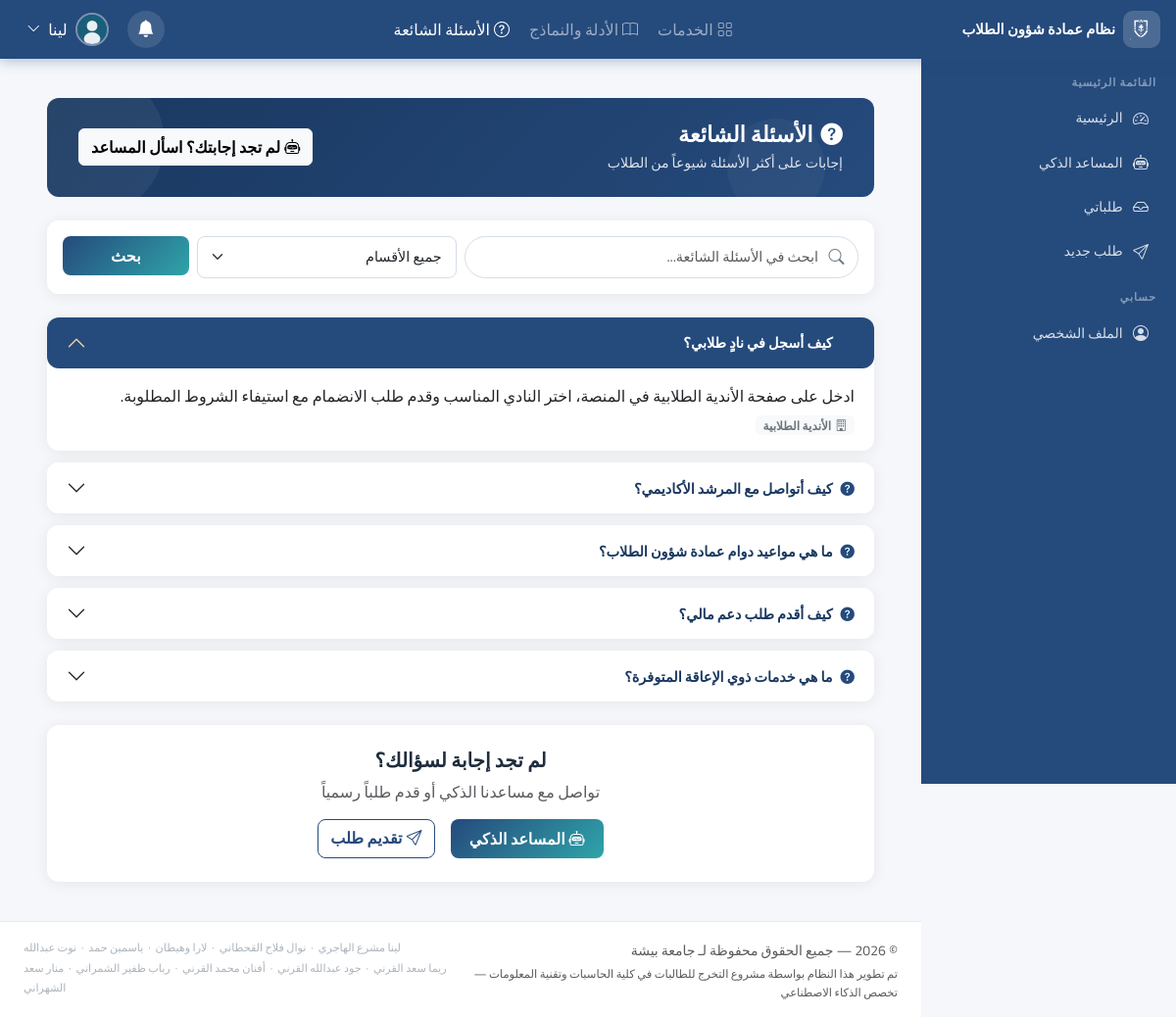
The page /student/faq.php (signed in) on the database its author committed.
### tables this page shows
CREATE TABLE `system_settings` (
  `id` int(10) UNSIGNED NOT NULL,
  `setting_key` varchar(100) NOT NULL,
  `setting_value` text DEFAULT NULL,
  `updated_at` datetime DEFAULT current_timestamp() ON UPDATE current_timestamp()
);

CREATE TABLE `faq` (
  `id` int(10) UNSIGNED NOT NULL,
  `question` text NOT NULL,
  `answer` text NOT NULL,
  `service_id` int(10) UNSIGNED DEFAULT NULL,
  `department_id` int(10) UNSIGNED DEFAULT NULL,
  `keywords` text DEFAULT NULL,
  `sort_order` int(11) DEFAULT 0,
  `status` enum('published','draft','archived') DEFAULT 'published',
  `created_by` int(10) UNSIGNED DEFAULT NULL,
  `created_at` datetime DEFAULT current_timestamp(),
  `updated_at` datetime DEFAULT current_timestamp() ON UPDATE current_timestamp()
);

CREATE TABLE `departments` (
  `id` int(10) UNSIGNED NOT NULL,
  `title` varchar(150) NOT NULL,
  `description` text DEFAULT NULL,
  `status` enum('active','inactive') DEFAULT 'active'
);

### includes/db.php (called while the page is built, shortened)
<?php
try {
    $dsn = "mysql:host=" . DB_HOST . ";dbname=" . DB_NAME . ";charset=" . DB_CHARSET;
    $pdo = new PDO($dsn, DB_USER, DB_PASS, [
        PDO::ATTR_ERRMODE            => PDO::ERRMODE_EXCEPTION,
        PDO::ATTR_DEFAULT_FETCH_MODE => PDO::FETCH_ASSOC,
        PDO::ATTR_EMULATE_PREPARES   => false,
    ]);
} catch (PDOException $e) {
    die(json_encode(['error' => 'فشل الاتصال بقاعدة البيانات: ' . $e->getMessage()]));
}
function getSetting(string $key, string $default = ''): string {
    global $pdo;
    $stmt = $pdo->prepare("SELECT setting_value FROM system_settings WHERE setting_key = ?");
    $stmt->execute([$key]);
    $row = $stmt->fetch();
    return $row ? (string)$row['setting_value'] : $default;
}

### includes/functions.php (called while the page is built, shortened)
<?php
function clean(string $input): string {
    return htmlspecialchars(strip_tags(trim($input)), ENT_QUOTES, 'UTF-8');
}
function getUserAvatar(string $imagePath = '', string $gender = 'male'): string {
    return '/STD/assets/images/' . ($gender === 'female' ? 'avatar-female.svg' : 'avatar-male.svg');
}

### student/faq.php (the view, shortened to what this page needs)
<?php
require_once __DIR__ . '/../includes/db.php';
require_once __DIR__ . '/../includes/functions.php';
$search    = clean($_GET['q'] ?? '');
$params = [];
$where  = ["f.status = 'published'"];
$stmt = $pdo->prepare("
    SELECT f.*, d.title as dept_title, s.title as service_title
    FROM faq f
    LEFT JOIN departments d ON d.id = f.department_id
    LEFT JOIN services s ON s.id = f.service_id
    WHERE " . implode(' AND ', $where) . "
    ORDER BY f.sort_order ASC, f.id ASC
");
$stmt->execute($params);
$faqs = $stmt->fetchAll();
require_once __DIR__ . '/../includes/header.php';
?>
<div class="container-fluid px-4 py-3">
    <div class="page-header">
        <div class="row align-items-center">
            <div class="col">
                <h1><i class="bi bi-question-circle-fill me-2"></i>الأسئلة الشائعة</h1>
                <p>إجابات على أكثر الأسئلة شيوعاً من الطلاب</p>
            </div>
            <div class="col-auto">
                <a href="/STD/student/chatbot.php" class="btn btn-light fw-bold">
                    <i class="bi bi-robot me-1"></i>لم تجد إجابتك؟ اسأل المساعد
                </a>
            </div>
        </div>
    </div>
    <div class="std-card p-3 mb-4">
        <form method="GET" class="row g-2">
            <div class="col-md-6">
                <div class="search-bar">
                    <input type="text" name="q" class="form-control" placeholder="ابحث في الأسئلة الشائعة..." value="<?= htmlspecialchars($search) ?>">
                    <i class="bi bi-search search-icon"></i>
                </div>
            </div>
            <div class="col-md-4">
                <select name="dept" class="form-select">
                    <option value="0">جميع الأقسام</option>
                </select>
            </div>
            <div class="col-md-2">
                <button type="submit" class="btn btn-primary w-100">بحث</button>
            </div>
        </form>
    </div>
    <?php if (empty($faqs)): ?>
        <div class="empty-state">
            <div class="empty-state-icon"><i class="bi bi-question-circle"></i></div>
            <h5>لا توجد أسئلة مطابقة</h5>
            <p>جرب البحث بكلمات مختلفة أو تواصل مع المساعد الذكي</p>
            <a href="/STD/student/chatbot.php" class="btn btn-primary"><i class="bi bi-robot me-1"></i>المساعد الذكي</a>
        </div>
    <?php else: ?>
        <div class="accordion faq-accordion" id="faqAccordion">
            <?php foreach ($faqs as $i => $faq): ?>
            <div class="accordion-item">
                <h2 class="accordion-header">
                    <button class="accordion-button <?= $i > 0 ? 'collapsed' : '' ?>" type="button"
                            data-bs-toggle="collapse" data-bs-target="#faq<?= $faq['id'] ?>">
                        <i class="bi bi-question-circle-fill me-2 text-primary"></i>
                        <?= htmlspecialchars($faq['question']) ?>
                    </button>
                </h2>
                <div id="faq<?= $faq['id'] ?>" class="accordion-collapse collapse <?= $i === 0 ? 'show' : '' ?>"
                     data-bs-parent="#faqAccordion">
                    <div class="accordion-body">
                        <p class="mb-2"><?= nl2br(htmlspecialchars($faq['answer'])) ?></p>
                        <div class="d-flex gap-2 flex-wrap mt-2">
                            <?php if ($faq['dept_title']): ?>
                                <span class="badge bg-light text-secondary"><i class="bi bi-building me-1"></i><?= htmlspecialchars($faq['dept_title']) ?></span>
                            <?php endif; ?>
                        </div>
                    </div>
                </div>
            </div>
            <?php endforeach; ?>
        </div>
    <?php endif; ?>
    <div class="std-card p-4 mt-4 text-center">
        <h5 class="fw-bold mb-2">لم تجد إجابة لسؤالك؟</h5>
        <p class="text-muted mb-3">تواصل مع مساعدنا الذكي أو قدم طلباً رسمياً</p>
        <div class="d-flex justify-content-center gap-3">
            <a href="/STD/student/chatbot.php" class="btn btn-primary">
                <i class="bi bi-robot me-1"></i>المساعد الذكي
            </a>
            <a href="/STD/student/new_request.php" class="btn btn-outline-primary">
                <i class="bi bi-send me-1"></i>تقديم طلب
            </a>
        </div>
    </div>
</div>
<?php require_once __DIR__ . '/../includes/footer.php'; ?>

### includes/header.php (shortened to what this page needs)
<?php
$siteName = getSetting('site_name', 'نظام شؤون الطلاب');
$siteLogo = getSetting('site_logo', '');
$userType  = $_SESSION['user_type'] ?? '';
$userId    = (int)($_SESSION['user_id'] ?? 0);
$fullName  = $_SESSION['full_name'] ?? '';
$prefix = '/STD';
$dashLink = match($userType) {
    'student'          => "$prefix/student/dashboard.php",
    'admin'            => "$prefix/admin/dashboard.php",
    'manager'          => "$prefix/manager/dashboard.php",
    'academic_advisor' => "$prefix/advisor/dashboard.php",
    default            => "$prefix/login.php",
};
$hasSidebar = in_array($userType, ['admin', 'manager', 'student', 'academic_advisor']);
?>
<!DOCTYPE html>
<html lang="ar" dir="rtl">
<head>
    <link rel="stylesheet" href="https://cdn.jsdelivr.net/npm/bootstrap@5.3.3/dist/css/bootstrap.rtl.min.css">
    <link rel="stylesheet" href="https://cdn.jsdelivr.net/npm/bootstrap-icons@1.11.3/font/bootstrap-icons.min.css">
    <link rel="stylesheet" href="<?= $prefix ?>/assets/css/style.css?v=<?= filemtime($_SERVER['DOCUMENT_ROOT'].'/STD/assets/css/style.css') ?>">
</head>
<body class="<?= $userType ?>-layout">
<nav class="std-navbar navbar navbar-expand-lg navbar-dark">
    <div class="container-fluid px-3 gap-2">
        <a class="d-flex align-items-center gap-2 text-decoration-none" href="<?= $dashLink ?>">
            <div class="brand-icon">
                <?php if ($siteLogo): ?>
                    <img src="/STD/assets/uploads/<?= htmlspecialchars($siteLogo) ?>" alt="<?= htmlspecialchars($siteName) ?>" style="width:36px;height:36px;object-fit:contain;border-radius:6px;">
                <?php else: ?>
                    <i class="bi bi-mortarboard-fill"></i>
                <?php endif; ?>
            </div>
            <span class="brand-title d-none d-sm-block"><?= htmlspecialchars($siteName) ?></span>
        </a>
        <?php if ($userType === 'student'): ?>
        <ul class="navbar-nav flex-row gap-1 mx-auto d-none d-lg-flex">
            <?php
            $quickNav = [
                ['/student/services', 'bi-grid',            'الخدمات'],
                ['/student/guides',   'bi-book',            'الأدلة والنماذج'],
                ['/student/faq',      'bi-question-circle', 'الأسئلة الشائعة'],
            ];
            foreach ($quickNav as [$path, $icon, $label]):
                $active = strpos($_SERVER['REQUEST_URI'], $path) !== false ? 'active' : '';
            ?>
            <li class="nav-item">
                <a class="nav-link nav-pill <?= $active ?>" href="<?= $prefix ?><?= $path ?>.php">
                    <i class="bi <?= $icon ?> me-1"></i><?= $label ?>
                </a>
            </li>
            <?php endforeach; ?>
        </ul>
        <?php else: ?>
        <span class="flex-grow-1"></span>
        <?php endif; ?>
        <?php if ($userId > 0): ?>
        <ul class="navbar-nav flex-row align-items-center gap-2">
            <li class="nav-item dropdown">
                <a class="nav-link nav-icon-btn position-relative" href="#" data-bs-toggle="dropdown" aria-label="الإشعارات">
                    <i class="bi bi-bell-fill"></i>
                </a>
            </li>
            <li class="nav-item dropdown">
                <a class="nav-link user-menu-btn d-flex align-items-center gap-2" href="#" data-bs-toggle="dropdown">
                    <img src="<?= getUserAvatar($_SESSION['profile_image'] ?? '') ?>" alt="" class="user-avatar-sm">
                    <span class="d-none d-lg-block"><?= htmlspecialchars(explode(' ', $fullName)[0] ?? $fullName) ?></span>
                    <i class="bi bi-chevron-down small d-none d-lg-inline"></i>
                </a>
            </li>
        </ul>
        <?php endif; ?>
    </div>
</nav>
<div class="layout-wrapper">
<?php if ($hasSidebar): ?>
<?php require_once __DIR__ . '/sidebar.php'; ?>
<?php endif; ?>
<div class="page-body">
<div class="page-content">

### includes/footer.php (shortened to what this page needs)
<?php
$uniName = getSetting('university_name', 'جامعة بيشة');
?>
</div>
<footer class="main-footer">
    <div class="container-fluid px-4">
        <div class="row align-items-start py-3 g-2">
            <div class="col-md-6 text-center text-md-start">
                <span class="text-muted small">
                    &copy; <?= date('Y') ?> — جميع الحقوق محفوظة
                    لـ <?= htmlspecialchars($uniName) ?>
                </span>
                <div class="text-muted mt-1" style="font-size:.72rem;line-height:1.6;">
                    تم تطوير هذا النظام بواسطة مشروع التخرج للطالبات في
                    كلية الحاسبات وتقنية المعلومات — تخصص الذكاء الاصطناعي
                </div>
            </div>
            <div class="col-md-6 text-center text-md-end" style="font-size:.7rem;color:#adb5bd;line-height:1.8;">
                لينا مشرع الهاجري &nbsp;·&nbsp; نوال فلاح القحطاني &nbsp;·&nbsp; لارا وهيطان &nbsp;·&nbsp; ياسمين حمد &nbsp;·&nbsp; نوت عبدالله<br>
                ريما سعد القرني &nbsp;·&nbsp; جود عبدالله القرني &nbsp;·&nbsp; أفنان محمد القرني &nbsp;·&nbsp; رباب ظفير الشمراني &nbsp;·&nbsp; منار سعد الشهراني
            </div>
        </div>
    </div>
</footer>
</div>
</div>
</body>
</html>

### rows shown on the page
system_settings: setting_value (picture)
system_settings: setting_value "نظام عمادة شؤون الطلاب"
faq: question "كيف أسجل في نادٍ طلابي؟", answer "ادخل على صفحة الأندية الطلابية في المنصة، اختر النادي المناسب وقدم طلب الانضمام مع استيفاء الشروط المطلوبة.", department.title "الأندية الطلابية"
faq: question "كيف أتواصل مع المرشد الأكاديمي؟"
faq: question "ما هي مواعيد دوام عمادة شؤون الطلاب؟"
faq: question "كيف أقدم طلب دعم مالي؟"
faq: question "ما هي خدمات ذوي الإعاقة المتوفرة؟"
system_settings: setting_value "جامعة بيشة"

### other values the page prints
$label "الخدمات"
$label "الأدلة والنماذج"
$label "الأسئلة الشائعة"
explode(' ', $fullName)[0] "لينا"
